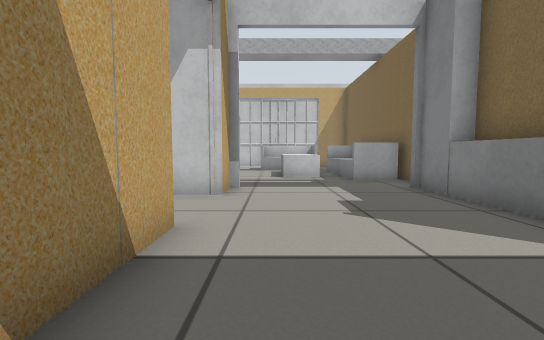
[1] (above)

16 first-person views from a walk through a Gazebo world. The camera is 0.5 m above the floor, tilts 4° down and sees 90° across. The floor is counted in squares, 0.5 m on a side. Each view is taken from the middle of a square. On the plan, view 1 faces up. The plan holds only what a view shows up to about 11 squares ahead; the rest is blank.

[2]
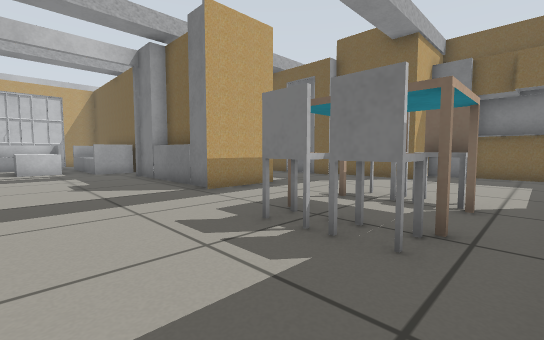

[3]
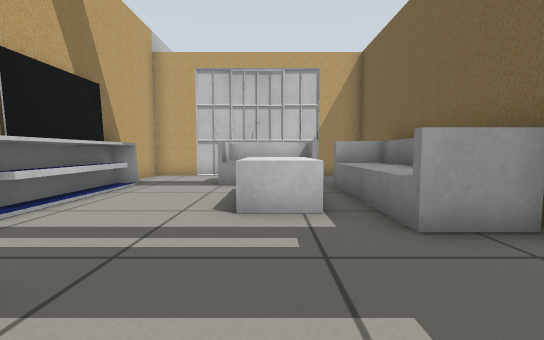

[4]
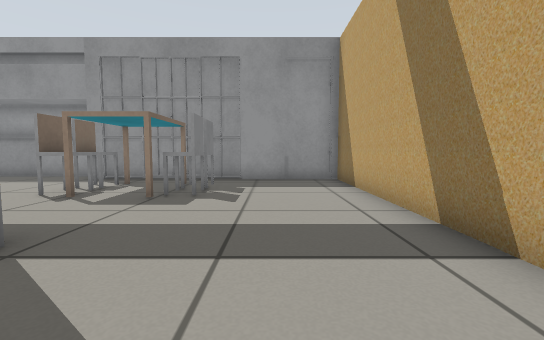

[5]
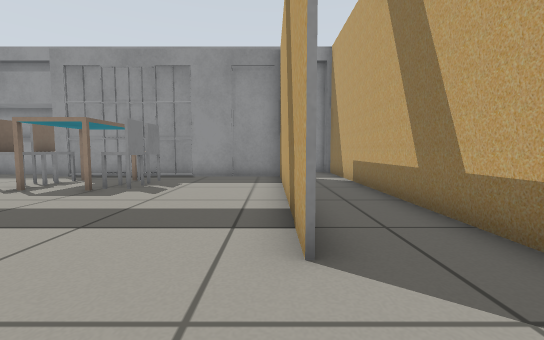

[6]
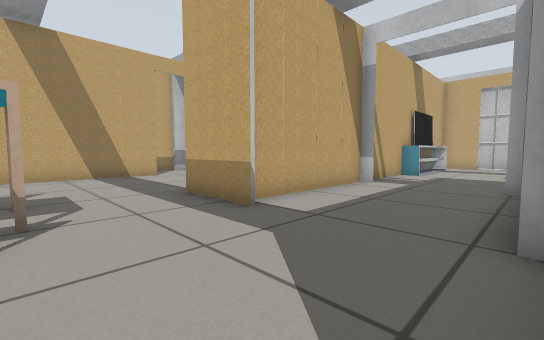

[7]
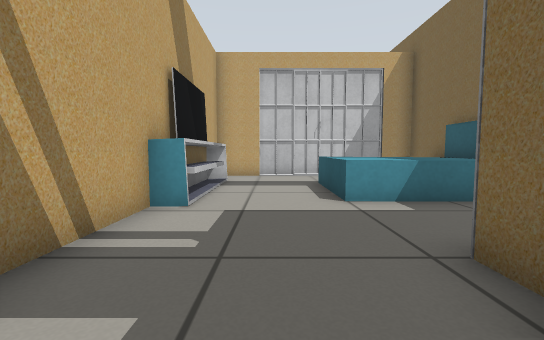

[8]
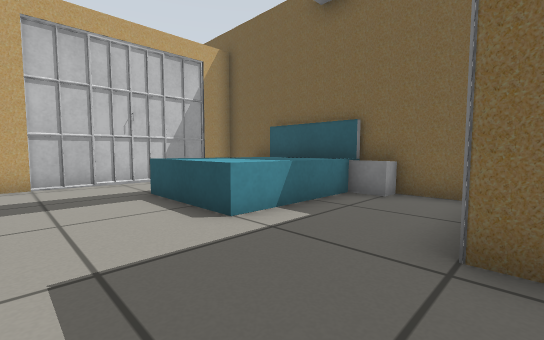

[9]
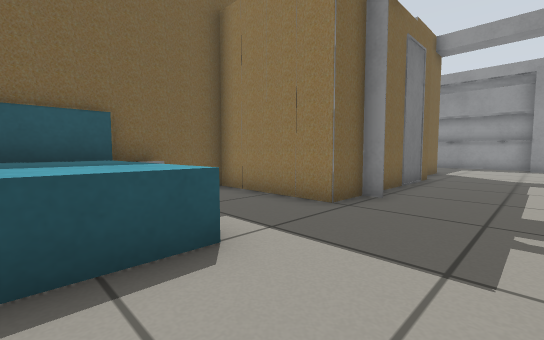

[10]
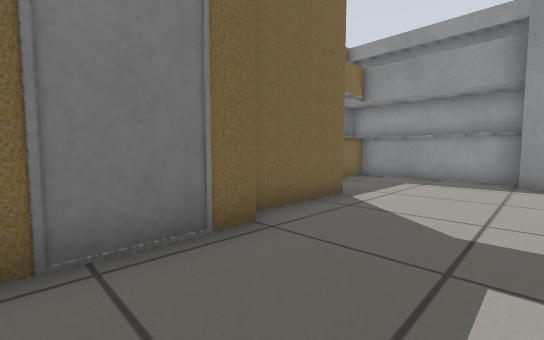

[11]
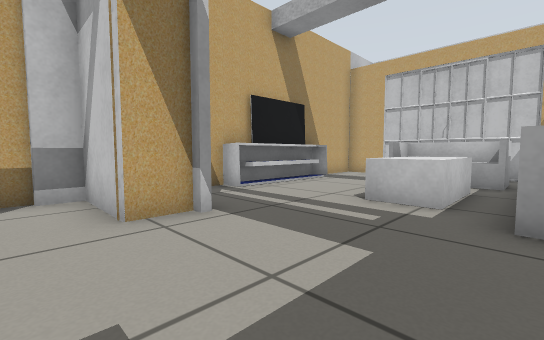

[12]
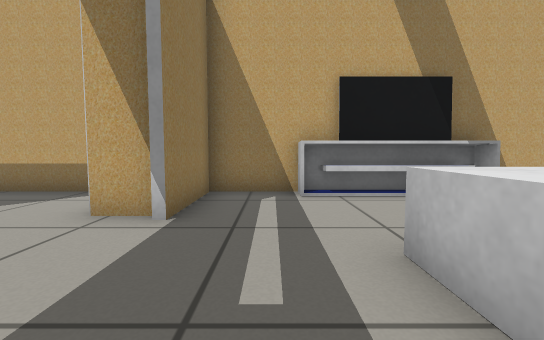

[13]
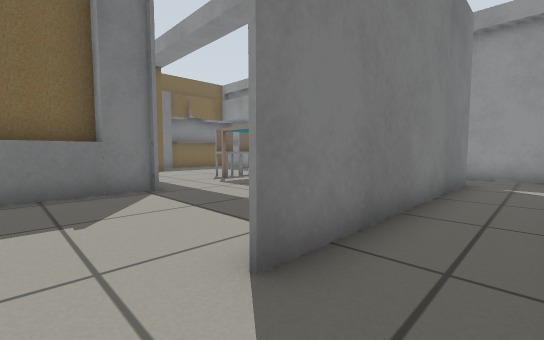

[14]
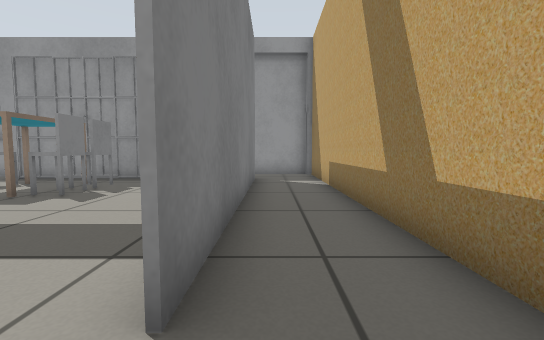

[15]
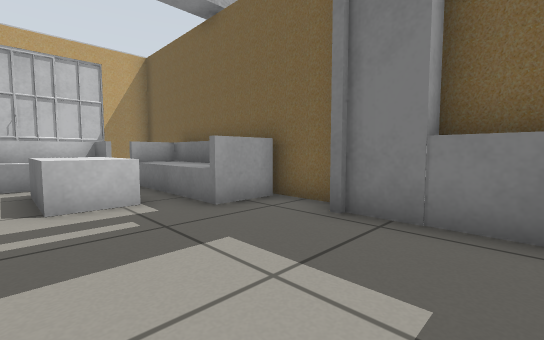

[16]
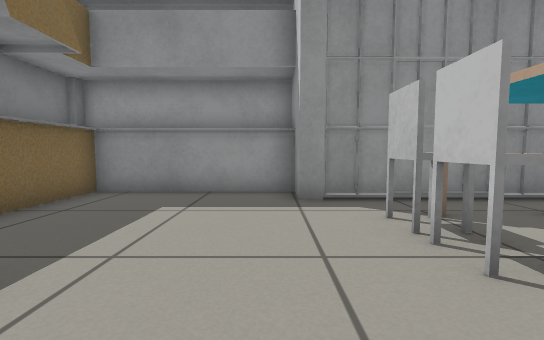

### Floor plan
Points are (right, up) in squares from view 1. A wall is a line through its corners. A room is listed if a view was taken in it or the views show most of it. See-through windows are left out.
Room 1 (views 1, 2, 6, 7, 8, 9, 10, 16)
walls: (6.4, 2.2) (4, 2.2); (9.9, 2.4) (9.9, 8.5) (13.6, 8.5) (13.6, 17) (5.8, 17) (5.8, 2.6); (9.4, 7.3) (9.9, 7.3); (12.1, -0.8) (10.3, -0.8) (10.3, 2.1); (12, -2.1) (12, -1.5); (-1.3, 1.4) (-1.3, -4.7) (7.4, -4.7) (7.4, -5.7) (12.3, -5.7) (12.3, -2); (12, -4.9) (12, -3.1); (6, 14.5) (6, 11.8); (7.4, -6.9) (9, -6.9); (10.4, -6.9) (13, -6.9)
low walls: (5.6, -1.1) (6.3, -1.1) (6.3, -1.9); (6.3, -2.2) (6.3, -3.1); (2.7, -1.9) (2.7, -1.1) (3.5, -1.1); (5.5, -3.2) (3.6, -3.2) (3.6, -0.8) (5.5, -0.8); (3.5, -3) (2.7, -3) (2.7, -2.2); (13.6, 10.3) (13, 10.3) (13, 11.3) (9.5, 11.3) (9.5, 14.5); (13.4, 11.3) (13.4, 14.5); (6.5, 15.3) (6.5, 10.8)
ways out: opening at (1.5, 2.5) to room 2
Room 2 (views 3, 4, 5, 11, 12, 15)
walls: (-1.1, 7.4) (-1.1, 6.2); (4.5, 7.9) (4.5, 17) (-3.7, 17) (-3.7, 7.5) (-0.9, 7.5); (-3.5, 13.2) (-3.5, 10.5); (-1.3, 3.6) (-1.3, 1.4); (4.5, 3.4) (4.5, 6.2); (4, 2.2) (4, 7.5)
low walls: (-2.9, 10.3) (-3.6, 10.3); (1.8, 12.9) (1.8, 10.3) (0.4, 10.3) (0.4, 12.8); (4.4, 9.3) (2.7, 9.3) (2.7, 14); (-3, 14.1) (-3, 9.7) (-3.8, 9.7); (2.3, 15.4) (2.3, 14) (-0.6, 14)
ways out: opening at (1.5, 2.5) to room 1; opening at (-1, 4.5) to room 3
Room 3 (views 13, 14)
walls: (-1.4, -4.9) (-1.4, 3.6); (-3.1, -6.9) (-1, -6.9); (-3.7, 5.5) (-3.7, -6.1); (-1.1, 6.2) (-3.5, 6.2) (-3.5, 5.4)
ways out: opening at (-1, 4.5) to room 2

Positions as (right, up) in squares from view 1, and headings:
1: (0, 0), facing up
2: (0, -4), facing up-right
3: (1, 6), facing up
4: (1, 5), facing down
5: (-1, 6), facing down
6: (10, -1), facing up-left
7: (8, 6), facing up
8: (7, 8), facing up-right
9: (7, 13), facing down-right
10: (7, 5), facing down-right
11: (3, 5), facing up-left
12: (3, 9), facing left
13: (-3, 5), facing down-right
14: (-2, 5), facing down
15: (0, 5), facing up-right
16: (8, 1), facing down
